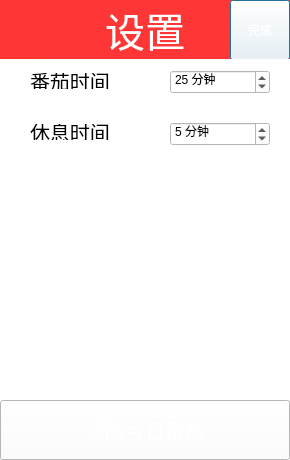
<?xml version="1.0" encoding="UTF-8"?>
<ui version="4.0">
 <class>set</class>
 <widget class="QDialog" name="set">
  <property name="geometry">
   <rect>
    <x>0</x>
    <y>0</y>
    <width>290</width>
    <height>460</height>
   </rect>
  </property>
  <property name="minimumSize">
   <size>
    <width>290</width>
    <height>460</height>
   </size>
  </property>
  <property name="maximumSize">
   <size>
    <width>290</width>
    <height>460</height>
   </size>
  </property>
  <property name="windowTitle">
   <string>Dialog</string>
  </property>
  <property name="styleSheet">
   <string notr="true">background-color: rgb(255, 255, 255);</string>
  </property>
  <widget class="QWidget" name="verticalWidget" native="true">
   <property name="geometry">
    <rect>
     <x>0</x>
     <y>0</y>
     <width>290</width>
     <height>60</height>
    </rect>
   </property>
   <property name="styleSheet">
    <string notr="true">background-color: rgb(255, 54, 52);</string>
   </property>
   <layout class="QVBoxLayout" name="verticalLayout"/>
  </widget>
  <widget class="QLabel" name="label">
   <property name="geometry">
    <rect>
     <x>45</x>
     <y>0</y>
     <width>200</width>
     <height>60</height>
    </rect>
   </property>
   <property name="minimumSize">
    <size>
     <width>200</width>
     <height>60</height>
    </size>
   </property>
   <property name="maximumSize">
    <size>
     <width>200</width>
     <height>60</height>
    </size>
   </property>
   <property name="font">
    <font>
     <family>Microsoft YaHei</family>
     <pointsize>30</pointsize>
     <weight>50</weight>
     <italic>false</italic>
     <bold>false</bold>
    </font>
   </property>
   <property name="styleSheet">
    <string notr="true">font: 30pt &quot;Microsoft YaHei&quot;;
background-color: rgb(255, 54, 54);</string>
   </property>
   <property name="text">
    <string>&lt;html&gt;&lt;head/&gt;&lt;body&gt;&lt;p&gt;&lt;span style=&quot; color:#ffffff;&quot;&gt;设置&lt;/span&gt;&lt;/p&gt;&lt;/body&gt;&lt;/html&gt;</string>
   </property>
   <property name="alignment">
    <set>Qt::AlignCenter</set>
   </property>
  </widget>
  <widget class="QPushButton" name="pushButton">
   <property name="geometry">
    <rect>
     <x>230</x>
     <y>0</y>
     <width>60</width>
     <height>60</height>
    </rect>
   </property>
   <property name="styleSheet">
    <string notr="true">border-image: url(:/new/prefix1/buttonImage/btred.png);
color: rgb(255, 255, 255);
font: 13pt &quot;Microsoft YaHei&quot;;</string>
   </property>
   <property name="text">
    <string>完成</string>
   </property>
  </widget>
  <widget class="QWidget" name="verticalWidget" native="true">
   <property name="geometry">
    <rect>
     <x>0</x>
     <y>59</y>
     <width>290</width>
     <height>50</height>
    </rect>
   </property>
   <property name="styleSheet">
    <string notr="true">border-image: url(:/new/prefix1/buttonImage/saved.jpg);</string>
   </property>
   <layout class="QVBoxLayout" name="verticalLayout_2"/>
  </widget>
  <widget class="QWidget" name="verticalWidget_2" native="true">
   <property name="geometry">
    <rect>
     <x>0</x>
     <y>108</y>
     <width>290</width>
     <height>50</height>
    </rect>
   </property>
   <property name="styleSheet">
    <string notr="true">border-image: url(:/new/prefix1/buttonImage/saved.jpg);</string>
   </property>
   <layout class="QVBoxLayout" name="verticalLayout_3"/>
  </widget>
  <widget class="QSpinBox" name="restsb">
   <property name="geometry">
    <rect>
     <x>170</x>
     <y>122</y>
     <width>100</width>
     <height>24</height>
    </rect>
   </property>
   <property name="minimumSize">
    <size>
     <width>100</width>
     <height>0</height>
    </size>
   </property>
   <property name="suffix">
    <string> 分钟</string>
   </property>
   <property name="minimum">
    <number>1</number>
   </property>
   <property name="maximum">
    <number>90</number>
   </property>
   <property name="value">
    <number>5</number>
   </property>
  </widget>
  <widget class="QLabel" name="label_3">
   <property name="geometry">
    <rect>
     <x>30</x>
     <y>124</y>
     <width>81</width>
     <height>16</height>
    </rect>
   </property>
   <property name="font">
    <font>
     <family>Microsoft YaHei</family>
     <pointsize>15</pointsize>
    </font>
   </property>
   <property name="text">
    <string>休息时间</string>
   </property>
  </widget>
  <widget class="QSpinBox" name="worksb">
   <property name="geometry">
    <rect>
     <x>170</x>
     <y>70</y>
     <width>100</width>
     <height>24</height>
    </rect>
   </property>
   <property name="minimumSize">
    <size>
     <width>100</width>
     <height>0</height>
    </size>
   </property>
   <property name="suffix">
    <string> 分钟</string>
   </property>
   <property name="minimum">
    <number>1</number>
   </property>
   <property name="maximum">
    <number>90</number>
   </property>
   <property name="value">
    <number>25</number>
   </property>
  </widget>
  <widget class="QLabel" name="label_2">
   <property name="geometry">
    <rect>
     <x>30</x>
     <y>73</y>
     <width>81</width>
     <height>16</height>
    </rect>
   </property>
   <property name="font">
    <font>
     <family>Microsoft YaHei</family>
     <pointsize>15</pointsize>
    </font>
   </property>
   <property name="text">
    <string>番茄时间</string>
   </property>
  </widget>
  <widget class="QPushButton" name="pushButton_2">
   <property name="geometry">
    <rect>
     <x>0</x>
     <y>400</y>
     <width>290</width>
     <height>60</height>
    </rect>
   </property>
   <property name="minimumSize">
    <size>
     <width>290</width>
     <height>60</height>
    </size>
   </property>
   <property name="maximumSize">
    <size>
     <width>290</width>
     <height>60</height>
    </size>
   </property>
   <property name="font">
    <font>
     <family>Microsoft YaHei</family>
     <pointsize>15</pointsize>
    </font>
   </property>
   <property name="styleSheet">
    <string notr="true">border-image: url(:/buttonImage/cleanall.jpg);
color: rgb(255, 255, 255);</string>
   </property>
   <property name="text">
    <string>清除今日番茄</string>
   </property>
  </widget>
 </widget>
 <resources/>
 <connections/>
</ui>
